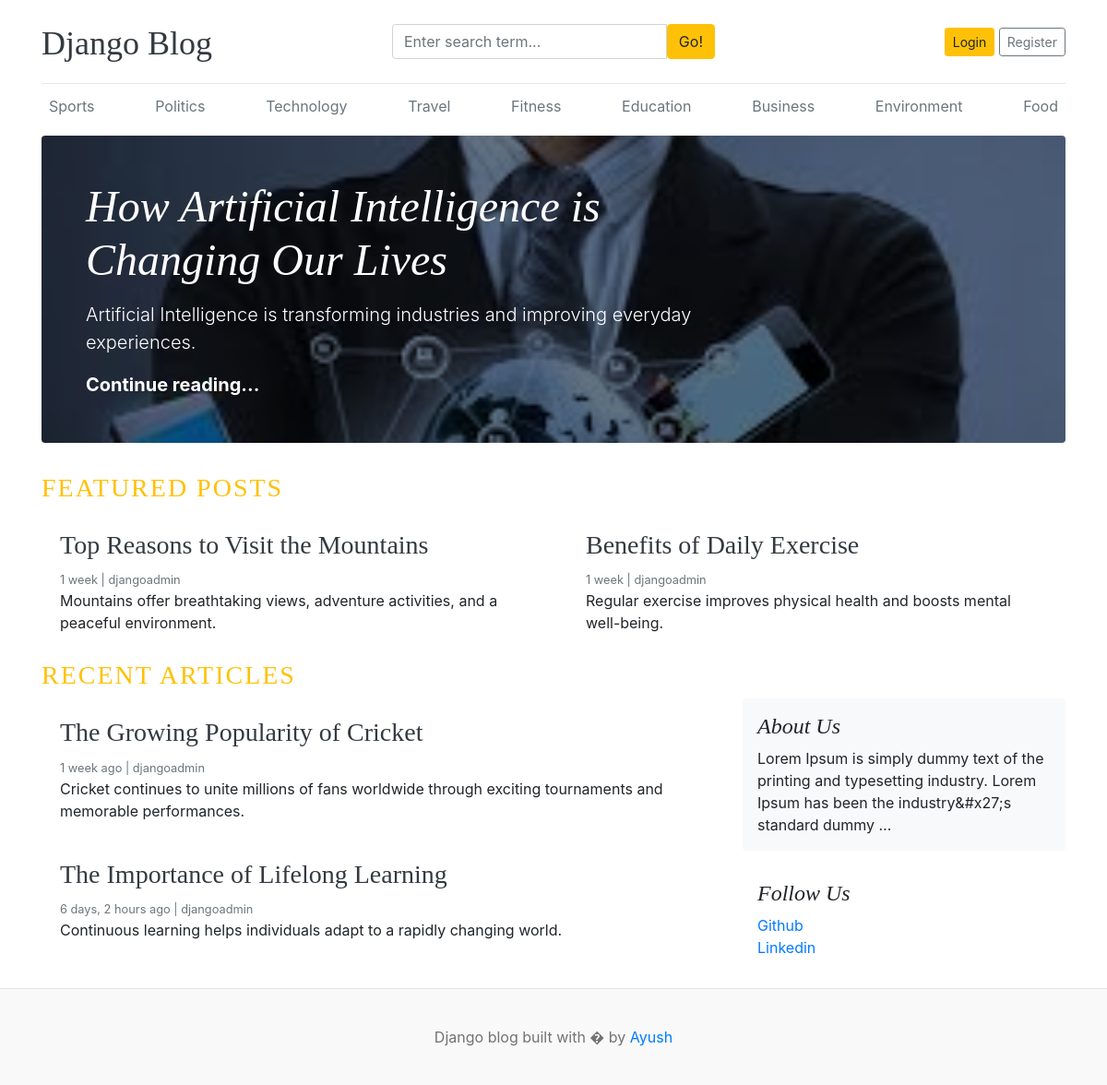
The page / on the database its author committed.
### blogs/models.py (models this page shows, shortened)
class Category(models.Model):
    category_name = models.CharField(max_length=50,unique=True)
    created_at = models.DateTimeField(auto_now_add=True)
    updated_at = models.DateTimeField(auto_now=True)
    class Meta:
        verbose_name_plural = 'Categories'

class Blog(models.Model):
    title = models.CharField(max_length=100)
    slug = models.SlugField(max_length=150,unique=True,blank=True)
    category = models.ForeignKey(Category,on_delete=models.CASCADE)
    author = models.ForeignKey(User,on_delete=models.CASCADE)
    featured_image = models.ImageField(upload_to='uploads/%Y/%m/%d/')
    short_description = models.CharField(max_length=200)
    blog_body = models.TextField()
    status = models.CharField(choices=Status_Choices,default="draft")
    is_featured = models.BooleanField(default=False)
    created_at = models.DateTimeField(auto_now_add=True)
    updated_at = models.DateTimeField(auto_now=True)
    def __str__(self):
        return self.title

### assignments/models.py (models this page shows, shortened)
class About(models.Model):
    about_heading = models.CharField(max_length=25)
    about_description = models.TextField(max_length=255)
    created_at = models.DateTimeField(auto_now_add=True)
    updated_at = models.DateTimeField(auto_now=True)
    class Meta:
        verbose_name_plural = 'About'

class SocialLink(models.Model):
    platform = models.CharField(max_length=25)
    link = models.URLField(max_length=100)
    created_at = models.DateTimeField(auto_now_add=True)
    updated_at = models.DateTimeField(auto_now=True)

### blog_main/views.py (the view)
# urls.py: 2. Add a URL to urlpatterns:  path('', views.home, name='home')
def home(request):
      featured_posts=Blog.objects.filter(is_featured=True,status="published")
      no_featured_posts=Blog.objects.filter(is_featured=False,status="published")
      print(no_featured_posts)
      about=About.objects.get()
      context={'featured_posts':featured_posts,'no_featured_posts':no_featured_posts,'about':about}
      return render(request,'home.html',context)

### blogs/context_processors.py (called while the page is built)
def get_categories(request):
    categories = Category.objects.all()
    return dict(categories=categories)

def get_social_links(request):
    social_links = SocialLink.objects.all()
    return dict(social_links=social_links)

### templates/home.html
{% extends 'base.html' %}
{% block content %}
{% for i in featured_posts %}
{% if forloop.first %}
<div class="jumbotron p-3 p-md-5 text-white rounded bg-dark"
      style="background-image: url({{i.featured_image.url}});background-blend-mode: overlay;background-size:cover;">
      <div class="col-md-8 px-0">
            <h1 class="display-4 font-italic">{{i.title}}</h1>
            <p class="lead my-3">{{i.short_description}}</p>
            <p class="lead mb-0"><a href="{% url 'blog_detail' i.slug %}" class="text-white font-weight-bold">Continue
                        reading...</a></p>
      </div>
</div>
{% endif %}
{% endfor %}
<h3 class="text-uppercase text-warning" style="letter-spacing: 2px;">Featured Posts</h3>
<div class="row mb-2">
      {% for post in featured_posts %}
      {% if not forloop.first %}
      <div class="col-md-6">
            <div class="card border-0">
                  <div class="card-body">
                        <h3><a href="{% url 'blog_detail' post.slug %}" class="text-dark">{{ post.title }}</a></h3>
                        <small class="mb-1 text-muted">{{post.created_at | timesince}} |
                              {{post.author}}</small>
                        <p class="card-text">{{post.short_description}}</p>
                  </div>
            </div>
      </div>
      {% endif %}
      {% endfor %}
</div>
<h3 class="text-uppercase text-warning" style="letter-spacing: 2px;">Recent Articles</h3>
<main role="main" class="container p-0">
      <div class="row">
            <div class="col-md-8 blog-main">
                  {% for post in no_featured_posts %}
                  <div class="card border-0">
                        <div class="card-body">
                              <h3><a href="{% url 'blog_detail' post.slug %}" class="text-dark">{{ post.title }}</a>
                              </h3>
                              <small class="mb-1 text-muted">{{ post.created_at | timesince }} ago |
                                    {{post.author }}</small>
                              <p class="card-text">{{ post.short_description}}</p>
                        </div>
                  </div>
                  {% endfor %}
            </div>
            <aside class="col-md-4 blog-sidebar">
                  <div class="p-3 mb-3 bg-light rounded">
                        <h4 class="font-italic">{{about.about_heading}}</h4>
                        <p class="mb-0">{{about.about_description | truncatewords_html:20}}</p>
                  </div>
                  <div class="p-3">
                        <h4 class="font-italic">Follow Us</h4>
                        <ol class="list-unstyled">
                              {% for link in social_links %}
                              <li><a href="{{link.link}}" target="_blank">{{link.platform}}</a></li>
                              {% endfor %}
                        </ol>
                  </div>
            </aside>
      </div>
</main>
</div>
{% endblock %}

### templates/base.html (shortened to what this page needs)
{% load static %}
<!DOCTYPE html>
<html lang="en">
<head>
      <link href="https://getbootstrap.com/docs/4.0/dist/css/bootstrap.min.css" rel="stylesheet">
      <link href="{% static 'css/blog.css' %}" rel="stylesheet">
</head>
<body>
      <div class="container">
            <header class="blog-header py-3">
                  <div class="row flex-nowrap justify-content-between align-items-center">
                        <div class="col-4 pt-1">
                              <a class="blog-header-logo text-dark" href="/">Django Blog</a>
                        </div>
                        <div class="col-4">
                              <form action="{% url 'search' %}" method="GET">
                                    <div class="input-group">
                                          <input class="form-control" type="text" name="keyword" value="{{ keyword }}"
                                                placeholder="Enter search term..." aria-label="Enter search term..."
                                                aria-describedby="button-search" />
                                          <button type="submit" class="btn btn-warning" id="button-search"
                                                type="button">Go!</button>
                                    </div>
                              </form>
                        </div>
                        <div class="col-4 d-flex justify-content-end align-items-center">
                              {% if not user.is_authenticated %}
                              <a class="btn btn-sm btn-warning" href="{% url 'login' %}">Login</a> &nbsp;
                              <a class="btn btn-sm btn-outline-secondary" href="{% url 'register' %}">Register</a>
                              {% else %}
                              <span>You are {{ user.username }}</span> &nbsp;
                              <a class="btn btn-sm btn-outline-secondary" href="{% url 'logout' %}">Logout</a>
                              {% endif %}
                        </div>
                  </div>
            </header>
            <div class="nav-scroller py-1 mb-2">
                  <nav class="nav d-flex justify-content-between">
                        {% for category in categories %}
                        <a class="p-2 text-muted"
                              href="{% url 'posts_by_category' category.id %}">{{category.category_name}}</a>
                        {% endfor %}
                  </nav>
            </div>
            {% block content %}
            {% endblock %}
            <footer class="blog-footer">
                  <p>Django blog built with � by <a href="#">Ayush</a></p>
            </footer>
</body>
</html>

### blog_main/static/css/blog.css (style rules this page uses)
.blog-header { border-bottom: 1px solid #e5e5e5; }
.blog-header-logo { font-family: "Playfair Display", Georgia, "Times New Roman", serif; font-size: 2.25rem; }
h1, h2, h3, h4, h5, h6 { font-family: "Playfair Display", Georgia, "Times New Roman", serif; }
.display-4 { font-size: 2.5rem; }
@media (min-width: 768px) { .display-4 { font-size: 3rem; } }
.blog-footer { padding: 2.5rem 0; color: #727272; text-align: center; background-color: #f9f9f9; border-top: .05rem solid #e5e5e5; }
.blog-footer p:last-child { margin-bottom: 0; }

### rows shown on the page
Category: category_name "Sports"
Category: category_name "Politics"
Category: category_name "Technology"
Category: category_name "Travel"
Category: category_name "Fitness"
Category: category_name "Education"
Category: category_name "Business"
Category: category_name "Environment"
Category: category_name "Food"
Blog: featured_image (picture), title "How Artificial Intelligence is Changing Our Lives", short_description "Artificial Intelligence is transforming industries and improving everyday experiences."
Blog: title "Top Reasons to Visit the Mountains", created_at "1 week", author "djangoadmin", short_description "Mountains offer breathtaking views, adventure activities, and a peaceful environment."
Blog: title "Benefits of Daily Exercise", created_at "1 week", author "djangoadmin", short_description "Regular exercise improves physical health and boosts mental well-being."
Blog: title "The Growing Popularity of Cricket", created_at "1 week", author "djangoadmin", short_description "Cricket continues to unite millions of fans worldwide through exciting tournaments and memorable performances."
Blog: title "The Importance of Lifelong Learning", created_at "6 days, 2 hours", author "djangoadmin", short_description "Continuous learning helps individuals adapt to a rapidly changing world."
About: about_heading "About Us", about_description "Lorem Ipsum is simply dummy text of the printing and typesetting industry. Lorem Ipsum has been the industry&#x27;s standard dummy …"
SocialLink: platform "Github"
SocialLink: platform "Linkedin"
